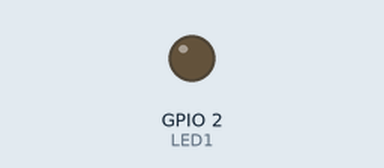
The program below on a simulated ESP32. Parts: output pins drawn as LEDs (lit = HIGH). What the program prints to the serial monitor is not drawn.

Above: at 13.7 s.
At 18.66 s:
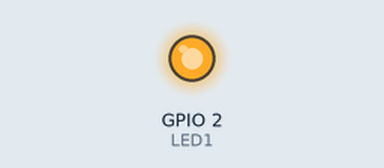
Timing chart, 0 to 19.7 s (numbered marks = the images above):
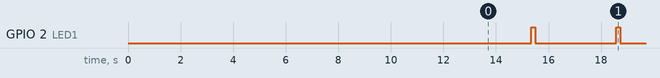

Measured:
- by itself, GPIO 2 (LED1): alternates HIGH for 0.15 s and LOW for 3.1 s

The program:

main.cpp
```cpp
#include <Arduino.h>
#include <SoftwareSerial.h>
#define sensor_baud_rate 9600 //sensor only works with baud rate of 9600
#define ESP_baud_rate 115200 //separate baud rate for ESP32 can be changed
#define LED1 2 //InBuilt led pin of ESP32

SoftwareSerial NH3_serial (18,19); //Establising software

byte NH3_qa_mode[] = {0xFF, 0x01, 0x78, 0x04, 0x00, 0x00, 0x00, 0x00, 0x83}; //Command to start O2 sensor in QnA mode
byte NH3_read[] = {0xFF, 0x01, 0x86, 0x00, 0x00, 0x00, 0x00, 0x00, 0x79}; //command to read O2 concentration under QnA mode
byte NH3_received_bytes[9]; //Array to store sensor response

float read_NH3(float *gas_con); //function to read o2 concentration
float NH3; //variable to store O2 value

void setup() {
  Serial.begin(ESP_baud_rate); //Initialise serial monitor from ESP32
  NH3_serial.begin(sensor_baud_rate);  //Initialise Uart communication with O2 sensor
  pinMode(LED1, OUTPUT); //declaring esp32 inbuilt led pin as output

  delay(1000);

  NH3_serial.write(NH3_qa_mode, sizeof(NH3_qa_mode));
  delay(250);
  NH3_serial.readBytes(NH3_received_bytes, sizeof(NH3_received_bytes));


  //prints the received bytes in serial monitor
  for (int i = 0; i <= 8; i++)
  {
    Serial.print(NH3_received_bytes[i], HEX); Serial.print(" ");
  }
  Serial.println();

  //sensor booting section
  Serial.println("Sensor is booting Please wait");
  int bootUP_time = 0;
  while(bootUP_time != 10)
  {
    Serial.print(".");
    delay(1000);
    bootUP_time += 1;
  }
  Serial.println();

}

void loop() {

  delay(1840);

  read_NH3(&NH3); //passing O2 variable address to write the o2 gas concentration value in it

  Serial.printf("NH3 : %.2f \n",NH3); //prints O2 concentration in a serial monitor

  /*//code is just to print loading dots
  for(int i = 0;i<=10;i++)
  {
    Serial.print(".");
    delay(10);
  }
  Serial.println("");
  //End of loading dots print function */

  //simply just blinks Inbuilt LED in ESp32
  digitalWrite(LED1,HIGH);
  delay(150);
  digitalWrite(LED1,LOW);

}

float read_NH3(float *gas_con)
{
   if(NH3_serial.write(NH3_read,sizeof(NH3_read)) == 9) //send O2 read command to o2 sensor and checks whether it id fully sent
   {
    delay(250);
    NH3_serial.readBytes(NH3_received_bytes, sizeof(NH3_received_bytes));
    *gas_con = NH3_received_bytes[2] * 256 + NH3_received_bytes[3]; //Substituting sensor responses to the gas concentration formula
    *gas_con = *gas_con * 1;
   }

   /* //debug code -> to print received bytes into serial monitor
   for(byte j = 0;j<9;j++)
   {
     Serial.print(NH3_received_bytes[j], HEX); //Prints received byte from O2 sensor response
     Serial.print(" ");
   }
  Serial.println();   */
  return *gas_con; //returns the gas concentration of O2
}
```
